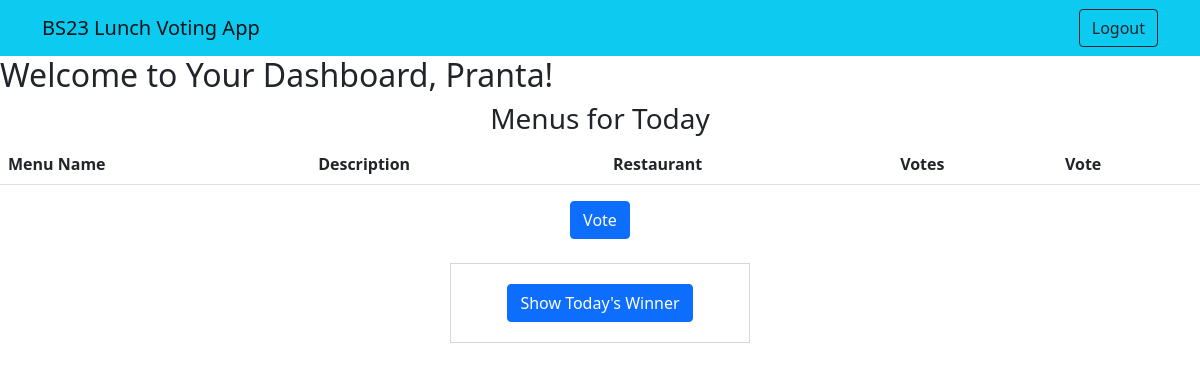
The page /user_dashboard (signed in) on the database as committed earlier.
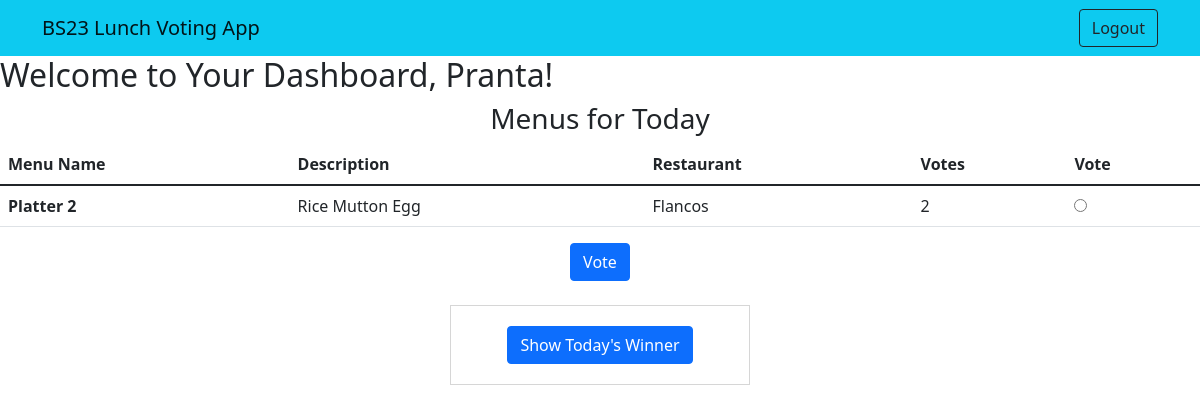
The same page on the database as committed later.
### restaurant_lunch_vote/models.py (models this page shows, shortened)
class Menu(models.Model):
    restaurant = models.ForeignKey(Restaurant, on_delete=models.CASCADE)
    name = models.CharField(max_length=255)
    description = models.TextField()
    date = models.DateField()

class Restaurant(models.Model):
    name = models.CharField(max_length=255)

### restaurant_lunch_vote/views.py (the view)
# urls.py: path('user_dashboard',user_dashboard,name="user_dashboard"),
@login_required
def user_dashboard(request):
    current_day_menus = Menu.objects.filter(date=date.today()).annotate(vote_count=Count('vote')).order_by('-vote_count')
    return render(request, 'employee_dashboard.html', {'menus': current_day_menus})

### templates/employee_dashboard.html (shortened to what this page needs)
{% extends 'base.html' %}
{% block content %}
<h2>Welcome to Your Dashboard, {{ request.user.name }}!</h2>
<h3 class="text-center">Menus for Today</h3>
<div >
    <form method="post" action="{% url 'vote' %}">
        <table class="table">
            <thead>
              <tr>
                <th scope="col">Menu Name</th>
                <th scope="col">Description</th>
                <th scope="col">Restaurant</th>
                <th scope="col">Votes</th>
                <th scope="col">Vote</th>
              </tr>
            </thead>
            <tbody>
                {% for menu in menus %}
                  <tr>
                    <th scope="row">{{menu.name}}</th>
                    <td>{{menu.description}}</td>
                    <td>{{menu.restaurant.name}}</td>
                    <td>{{menu.vote_count}}</td>
                    <td><input type="radio" name="menu_id" value="{{ menu.id }}"></td>
                  </tr>
                {% endfor %}
                </tbody>
              </table>
              <div class="text-center">
              <button class="btn btn-primary" type="submit">Vote</button>
              </div>
              <br>
    </form>
</div>
<div class='center-box'>
    <a type="button"
        href="restaurants/show-results"
        class="btn btn-primary"
    >
        Show Today's Winner
    </a>
</div>
{% endblock %}

Rows that differ between the two databases and show on the page:
added Menu: name "Platter 2", description "Rice Mutton Egg", restaurant.name "Flancos", vote_count "2"
